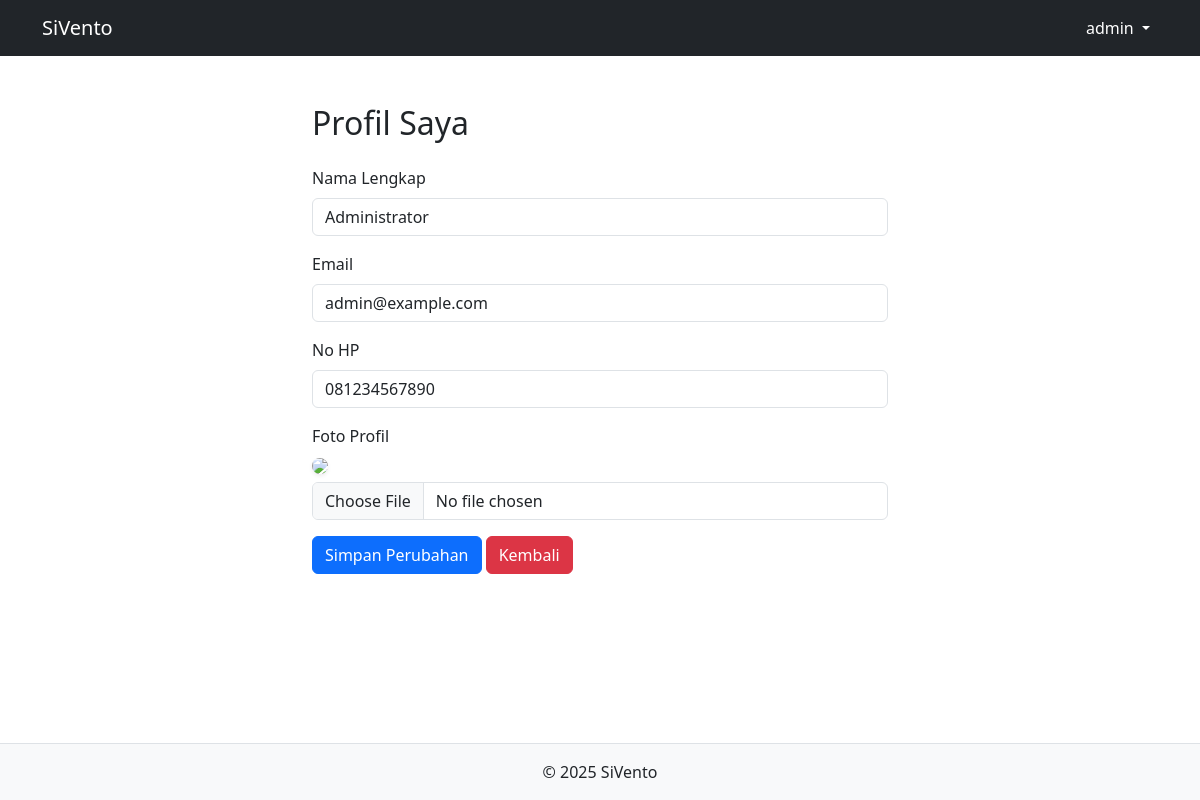
/profile.php (signed in), run on the app's committed database.
### tables this page shows
CREATE TABLE `tb_users` (
  `user_id` int(11) NOT NULL,
  `role` enum('admin','user') NOT NULL DEFAULT 'user',
  `username` varchar(50) NOT NULL,
  `password` varchar(255) NOT NULL,
  `full_name` varchar(100) DEFAULT NULL,
  `email` varchar(100) DEFAULT NULL,
  `no_hp` varchar(20) DEFAULT NULL,
  `image` varchar(255) DEFAULT 'default.png',
  `created_at` datetime DEFAULT current_timestamp(),
  `updated_at` datetime DEFAULT current_timestamp() ON UPDATE current_timestamp()
);

### profile.php (the view, shortened to what this page needs)
<?php
include 'config/connect.php';
$user_id = $_SESSION['user_id'];
$stmt = $koneksi->prepare("SELECT * FROM tb_users WHERE user_id = ?");
$stmt->bind_param("i", $user_id);
$stmt->execute();
$result = $stmt->get_result();
$user = $result->fetch_assoc();
?>
<!DOCTYPE html>
<html lang="id">
<head>
    <link rel="stylesheet" href="https://cdn.jsdelivr.net/npm/bootstrap@5.3.0/dist/css/bootstrap.min.css" />
</head>
<body>
<?php include 'header.php'; ?>
<div class="container mt-5" style="max-width: 600px;">
    <h2 class="mb-4">Profil Saya</h2>
    <form method="POST" enctype="multipart/form-data">
        <div class="mb-3">
            <label class="form-label">Nama Lengkap</label>
            <input type="text" name="full_name" class="form-control" value="<?= htmlspecialchars($user['full_name']) ?>" required>
        </div>
        <div class="mb-3">
            <label class="form-label">Email</label>
            <input type="email" name="email" class="form-control" value="<?= htmlspecialchars($user['email']) ?>" required>
        </div>
        <div class="mb-3">
            <label class="form-label">No HP</label>
            <input type="text" name="no_hp" class="form-control" value="<?= htmlspecialchars($user['no_hp']) ?>">
        </div>
        <div class="mb-3">
            <label class="form-label">Foto Profil</label><br>
            <img src="uploads/<?= htmlspecialchars($user['image'] ?? 'default.png') ?>" width="100" class="mb-2 rounded-circle shadow-sm">
            <input type="file" name="image" class="form-control">
        </div>
        <button type="submit" class="btn btn-primary">Simpan Perubahan</button>
        <a class="btn btn-danger" href="<?= $dashboard ?>">Kembali</a>
    </form>
</div>
<?php include 'footer.php'; ?>
</body>
</html>

### data on the page
tb_users: full_name "Administrator", email "admin@example.com", no_hp "081234567890"

### other printed values
$_SESSION['username'] "admin"
